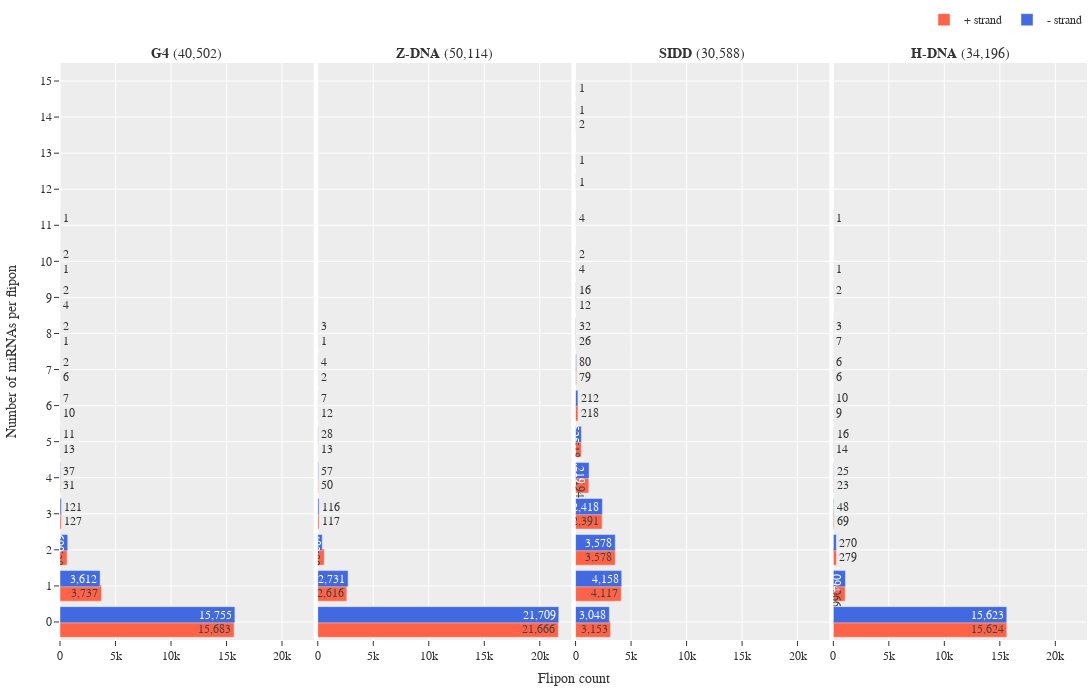

Here is the notebook cell this chart was saved with:
### Code cell
flipon_to_data = pd.read_table(f_flipon_to_data_og)

plotly_data = (
    flipon_to_data.assign(
        group = lambda x: x['group'].str.replace('quadruplex', 'g4'),
        mirna_plus_count=lambda x: x["miRNA (+ strand)"].str.split(", ").apply(lambda x: get_mirna_number(x) if type(x) is list else 0).astype(pd.Int64Dtype()),
        mirna_minus_count=lambda x: x["miRNA (- strand)"].str.split(", ").apply(lambda x: get_mirna_number(x) if type(x) is list else 0).astype(pd.Int64Dtype()),
    )
    .melt(id_vars=["group"], value_vars=["mirna_plus_count", "mirna_minus_count"])
    .groupby("group")
    .value_counts()
    .to_frame()
    .reset_index()
    .rename(columns={0: "count"})
)
plotly_data


groups = ("G4", "Z-DNA", "SIDD", "H-DNA")
categories = {
    "mirna_plus_count": "+ strand",
    "mirna_minus_count": "- strand",
}
colors = {
    "+ strand": "tomato",
    "- strand": "royalblue",
}

n_rows = 1
n_cols = 4

fig = ps.make_subplots(
    rows=n_rows,
    cols=n_cols,
    shared_xaxes="all",
    shared_yaxes="all",
    horizontal_spacing=0.004,
    vertical_spacing=0.01,
    column_titles=[
        f"<b>{x}</b> ({plotly_data[plotly_data['group'] == x.lower()]['count'].sum():,d})"
        for x in groups
    ],
    y_title="Number of miRNAs per flipon",
    x_title="Flipon count",
)

for i, group in enumerate(groups):
    for category, name in categories.items():
        df = plotly_data[
            (plotly_data["group"] == group.lower())
            & (plotly_data["variable"] == category)
        ]
        sub = pgo.Bar(
            x=df["count"],
            y=df["value"],
            name=name,
            texttemplate="%{x:,d}",
            textposition=df["count"].apply(
                lambda x: "outside" if x < 300 else "inside"
            ),
            marker=dict(color=colors[name]),
            orientation="h",
            width=0.45,
            showlegend=True if (i == 0) else False,
        )
        fig.add_trace(sub, row=1, col=i + 1)
    if i:
        fig.update_yaxes(ticks="", row=1, col=i + 1)


fig.update_xaxes(tickformat="s")
fig.update_xaxes(ticks="outside", row=n_rows)
fig.update_yaxes(dtick=1)
fig.update_annotations(font=dict(size=14))

fig.update_layout(
    # title=f"Flipons enriched with miRNA seed-regions ({plotly_data['count'].sum():,d})",
    # title_x=0.0035,
    # title_y=.985,
    height=700,
    width=1600,
    font=dict(family="monospace", size=12),
    uniformtext_minsize=12,
    uniformtext_mode="show",
    margin=dict(l=60, r=5, t=25, b=60),
    legend=dict(
        # title_text="Flipon group",
        # traceorder="reversed",
        orientation="h",
        yanchor="bottom",
        y=1.05,
        xanchor="right",
        x=1,
    ),
    template="ggplot2",
)

fig.write_image(d_img / "flipon-to-mirna-mapping-strand-counts-all.png")
fig.show()

### Figure 1 — Plotly figure (JSON) as saved in the notebook; plotly's stock layout.template omitted (floating-point values rounded to 4 significant figures)
{"data": [{"marker": {"color": "tomato"}, "name": "+ strand", "orientation": "h", "showlegend": true, "textposition": ["inside", "inside", "inside", "outside", "outside", "outside", "outside", "outside", "outside", "outside", "outside"], "texttemplate": "%{x:,d}", "type": "bar", "width": 0.45, "x": [15683, 3737, 638, 127, 31, 13, 10, 6, 4, 1, 1], "xaxis": "x", "y": [0, 1, 2, 3, 4, 5, 6, 7, 9, 10, 8], "yaxis": "y"}, {"marker": {"color": "royalblue"}, "name": "- strand", "orientation": "h", "showlegend": true, "textposition": ["inside", "inside", "inside", "outside", "outside", "outside", "outside", "outside", "outside", "outside", "outside", "outside"], "texttemplate": "%{x:,d}", "type": "bar", "width": 0.45, "x": [15755, 3612, 699, 121, 37, 11, 7, 2, 2, 2, 2, 1], "xaxis": "x", "y": [0, 1, 2, 3, 4, 5, 6, 7, 8, 10, 9, 11], "yaxis": "y"}, {"marker": {"color": "tomato"}, "name": "+ strand", "orientation": "h", "showlegend": false, "textposition": ["inside", "inside", "inside", "outside", "outside", "outside", "outside", "outside", "outside"], "texttemplate": "%{x:,d}", "type": "bar", "width": 0.45, "x": [21666, 2616, 580, 117, 50, 13, 12, 2, 1], "xaxis": "x2", "y": [0, 1, 2, 3, 4, 5, 6, 7, 8], "yaxis": "y2"}, {"marker": {"color": "royalblue"}, "name": "- strand", "orientation": "h", "showlegend": false, "textposition": ["inside", "inside", "inside", "outside", "outside", "outside", "outside", "outside", "outside"], "texttemplate": "%{x:,d}", "type": "bar", "width": 0.45, "x": [21709, 2731, 402, 116, 57, 28, 7, 4, 3], "xaxis": "x2", "y": [0, 1, 2, 3, 4, 5, 6, 7, 8], "yaxis": "y2"}, {"marker": {"color": "tomato"}, "name": "+ strand", "orientation": "h", "showlegend": false, "textposition": ["inside", "inside", "inside", "inside", "inside", "inside", "outside", "outside", "outside", "outside", "outside", "outside", "outside", "outside"], "texttemplate": "%{x:,d}", "type": "bar", "width": 0.45, "x": [4117, 3578, 3153, 2391, 1194, 518, 218, 79, 26, 12, 4, 2, 1, 1], "xaxis": "x3", "y": [1, 2, 0, 3, 4, 5, 6, 7, 8, 9, 10, 14, 15, 13], "yaxis": "y3"}, {"marker": {"color": "royalblue"}, "name": "- strand", "orientation": "h", "showlegend": false, "textposition": ["inside", "inside", "inside", "inside", "inside", "inside", "outside", "outside", "outside", "outside", "outside", "outside", "outside", "outside"], "texttemplate": "%{x:,d}", "type": "bar", "width": 0.45, "x": [4158, 3578, 3048, 2418, 1219, 525, 212, 80, 32, 16, 4, 2, 1, 1], "xaxis": "x3", "y": [1, 2, 0, 3, 4, 5, 6, 7, 8, 9, 11, 10, 14, 12], "yaxis": "y3"}, {"marker": {"color": "tomato"}, "name": "+ strand", "orientation": "h", "showlegend": false, "textposition": ["inside", "inside", "outside", "outside", "outside", "outside", "outside", "outside", "outside", "outside"], "texttemplate": "%{x:,d}", "type": "bar", "width": 0.45, "x": [15624, 1066, 279, 69, 23, 14, 9, 7, 6, 1], "xaxis": "x4", "y": [0, 1, 2, 3, 4, 5, 6, 8, 7, 10], "yaxis": "y4"}, {"marker": {"color": "royalblue"}, "name": "- strand", "orientation": "h", "showlegend": false, "textposition": ["inside", "inside", "outside", "outside", "outside", "outside", "outside", "outside", "outside", "outside", "outside"], "texttemplate": "%{x:,d}", "type": "bar", "width": 0.45, "x": [15623, 1094, 270, 48, 25, 16, 10, 6, 3, 2, 1], "xaxis": "x4", "y": [0, 1, 2, 3, 4, 5, 6, 7, 8, 9, 11], "yaxis": "y4"}], "layout": {"annotations": [{"font": {"size": 14}, "showarrow": false, "text": "<b>G4</b> (40,502)", "x": 0.1235, "xanchor": "center", "xref": "paper", "y": 1, "yanchor": "bottom", "yref": "paper"}, {"font": {"size": 14}, "showarrow": false, "text": "<b>Z-DNA</b> (50,114)", "x": 0.3745, "xanchor": "center", "xref": "paper", "y": 1, "yanchor": "bottom", "yref": "paper"}, {"font": {"size": 14}, "showarrow": false, "text": "<b>SIDD</b> (30,588)", "x": 0.6255, "xanchor": "center", "xref": "paper", "y": 1, "yanchor": "bottom", "yref": "paper"}, {"font": {"size": 14}, "showarrow": false, "text": "<b>H-DNA</b> (34,196)", "x": 0.8765, "xanchor": "center", "xref": "paper", "y": 1, "yanchor": "bottom", "yref": "paper"}, {"font": {"size": 14}, "showarrow": false, "text": "Flipon count", "x": 0.5, "xanchor": "center", "xref": "paper", "y": 0, "yanchor": "top", "yref": "paper", "yshift": -30}, {"font": {"size": 14}, "showarrow": false, "text": "Number of miRNAs per flipon", "textangle": -90, "x": 0, "xanchor": "right", "xref": "paper", "xshift": -40, "y": 0.5, "yanchor": "middle", "yref": "paper"}], "font": {"family": "monospace", "size": 12}, "height": 700, "legend": {"orientation": "h", "x": 1, "xanchor": "right", "y": 1.05, "yanchor": "bottom"}, "margin": {"b": 60, "l": 60, "r": 5, "t": 25}, "uniformtext": {"minsize": 12, "mode": "show"}, "width": 1600, "xaxis": {"anchor": "y", "domain": [0, 0.247], "tickformat": "s", "ticks": "outside"}, "xaxis2": {"anchor": "y2", "domain": [0.251, 0.498], "matches": "x", "tickformat": "s", "ticks": "outside"}, "xaxis3": {"anchor": "y3", "domain": [0.502, 0.749], "matches": "x", "tickformat": "s", "ticks": "outside"}, "xaxis4": {"anchor": "y4", "domain": [0.753, 1], "matches": "x", "tickformat": "s", "ticks": "outside"}, "yaxis": {"anchor": "x", "domain": [0, 1], "dtick": 1}, "yaxis2": {"anchor": "x2", "domain": [0, 1], "dtick": 1, "matches": "y", "showticklabels": false, "ticks": ""}, "yaxis3": {"anchor": "x3", "domain": [0, 1], "dtick": 1, "matches": "y", "showticklabels": false, "ticks": ""}, "yaxis4": {"anchor": "x4", "domain": [0, 1], "dtick": 1, "matches": "y", "showticklabels": false, "ticks": ""}}}
